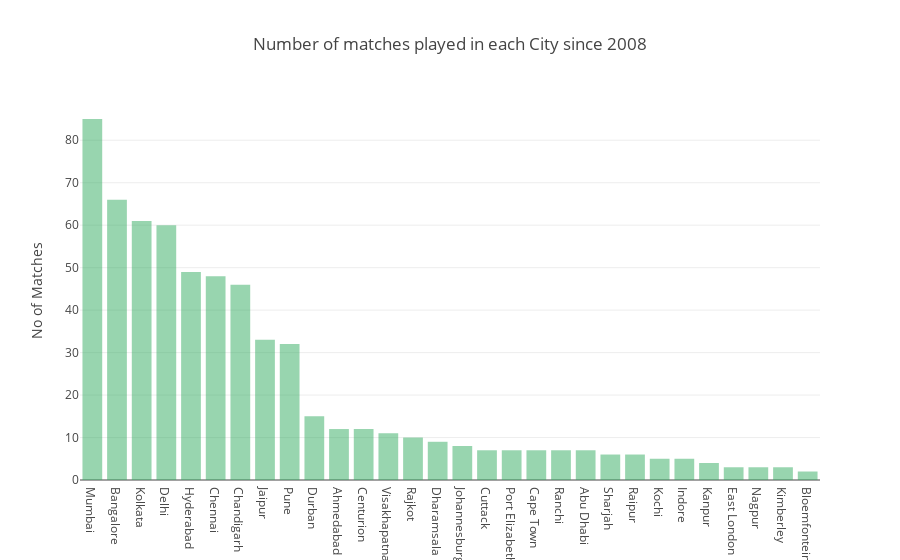

Notebook cell for this chart:
### Code cell
"""plotly.offline.iplot()-----> is a function 
argument to this should be the JSON object {}


here plotly.offline.iplot()---> embeds the interative graph in the inline formate means in ipython notebook itself

&

plotly.offline.plot() ---> Prints the graphs in the external files as a HTML page.

"""

x= city_graph['city']
y=city_graph['count']

plotly.offline.iplot({
    "data": [Bar(x=x,y=y,marker=dict(color="rgba(50, 171, 96, 0.5)") )],
    "layout" : Layout(title="Number of matches played in each City since 2008", yaxis={"title":"No of Matches"})
})

### Figure 1 — Plotly figure (JSON) as saved in the notebook; plotly's stock layout.template omitted (floating-point values rounded to 4 significant figures)
{"data": [{"marker": {"color": "rgba(50, 171, 96, 0.5)"}, "type": "bar", "x": ["Mumbai", "Bangalore", "Kolkata", "Delhi", "Hyderabad", "Chennai", "Chandigarh", "Jaipur", "Pune", "Durban", "Ahmedabad", "Centurion", "Visakhapatnam", "Rajkot", "Dharamsala", "Johannesburg", "Cuttack", "Port Elizabeth", "Cape Town", "Ranchi", "Abu Dhabi", "Sharjah", "Raipur", "Kochi", "Indore", "Kanpur", "East London", "Nagpur", "Kimberley", "Bloemfontein"], "y": [85, 66, 61, 60, 49, 48, 46, 33, 32, 15, 12, 12, 11, 10, 9, 8, 7, 7, 7, 7, 7, 6, 6, 5, 5, 4, 3, 3, 3, 2]}], "layout": {"title": "Number of matches played in each City since 2008", "yaxis": {"title": "No of Matches"}}}
